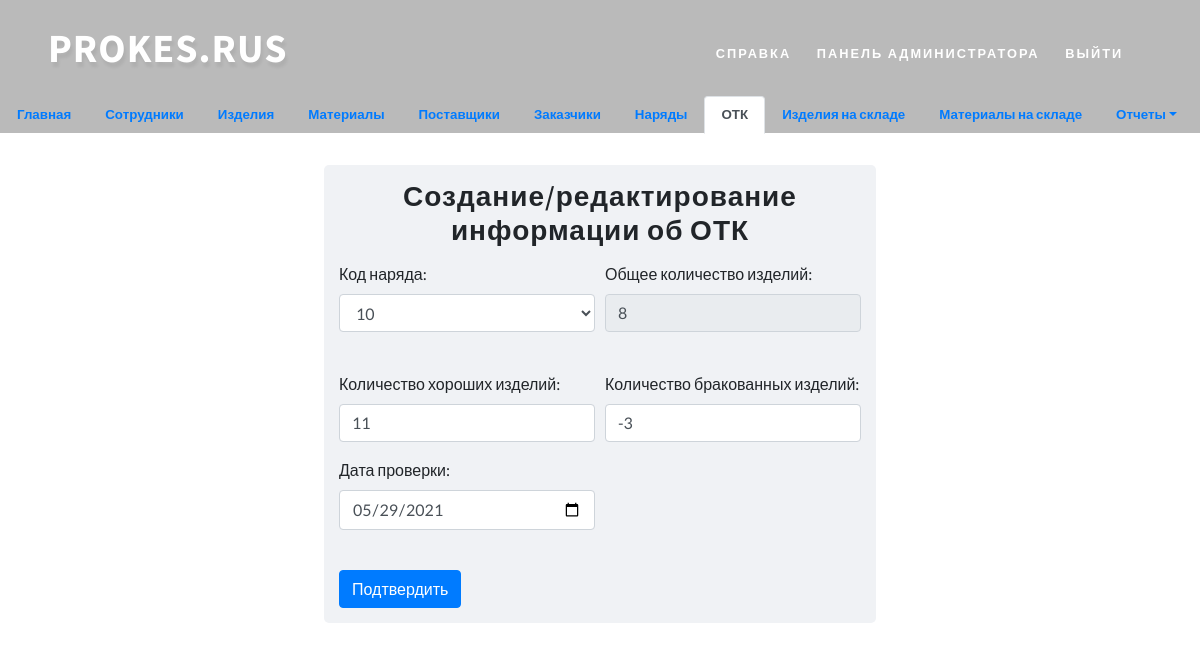
/otk_list/1/update/ (signed in), run on the app's committed database.
### prokes/models.py (models this page shows, shortened)
class OTK(models.Model):
    nariad_code = models.OneToOneField(Nariad, verbose_name='Код наряда', on_delete=models.CASCADE)
    goods_value = models.IntegerField('Количество хороших изделий')
    remote_value = models.IntegerField('Количество бракованных изделий')
    date = models.DateField('Дата проверки')
    class Meta:
        verbose_name = "ОТК"
        verbose_name_plural = 'ОТК'

class Nariad(models.Model):
    code = models.IntegerField('Номер наряда', unique=True)
    worker_code = models.ForeignKey(Workers, verbose_name='Код сотрудника', on_delete=models.SET_NULL, null=True)
    goods_code = models.ForeignKey(Goods, verbose_name='Код изделия', on_delete=models.SET_NULL, null=True)
    material_code = models.ForeignKey(Materials, verbose_name='Код материала', on_delete=models.SET_NULL, null=True)
    goods_value = models.IntegerField('Количество выпущенных изделий')
    date = models.DateField('Дата')
    used_materials = models.FloatField('Расход смеси', default=0)
    def __str__(self):
        return str(self.code)
    class Meta:
        verbose_name = "Наряд"
        verbose_name_plural = 'Наряды'

### prokes/views.py (the view, shortened to what this page needs)
# urls.py: path("otk_list/<int:pk>/update/", login_required(login_url='login')(views.OTKUpdateView), name="otk_update"),
def OTKUpdateView(request, pk):
    otk = OTK.objects.get(id=pk)
    nariad = Nariad.objects.get(code=otk.nariad_code.code)
    form = OTKNewForm(instance=otk)
    form_nariad = NariadNewForm(instance=nariad)
    nariad_list = Nariad.objects.all()
    error = ""
    return render(request, "otk/otk_form/otk_update.html", {"form": form, "error": error, "form_nariad": form_nariad,
                                                            "nariad_list": nariad_list})

### prokes/forms.py
class OTKNewForm(forms.ModelForm):
    class Meta:
        model = OTK
        fields = '__all__'
        widgets = {
            'date': forms.TextInput(attrs={'type': 'date'}),
            'goods_value': forms.TextInput(attrs={'type': 'number', 'id': 'id_goods_value2'})
        }

class NariadNewForm(forms.ModelForm):
    class Meta:
        model = Nariad
        fields = '__all__'
        widgets = {
            'date': forms.TextInput(attrs={'type': 'date'}),
        }

### templates/otk/otk_form/otk_update.html (shortened to what this page needs)
{% extends "otk/base.html" %}
{% block otk %}
<div class="container h-100">
        <div class="row h-100 justify-content-center align-items-center">
            <form method="post" enctype="multipart/form-data" name="create" class="col-6" style="min-width: 320px;background-color: #f0f2f5; border-radius: 5px;">
                <h3 style="text-align: center; margin-top: 15px; margin-bottom: 15px">Создание/редактирование информации об ОТК</h3>
                <div class="form-row">
                    <div class="form-group col-md-6">
                        <label for="id_nariad_code">Код наряда: </label>
                        {{ form.nariad_code }}
                    </div>
                    <div class="form-group col-md-6">
                        <label for="id_nariad_code">Общее количество изделий: </label>
                        {{ form_nariad.goods_value }}
                    </div>
                </div>
                <br>
                <div class="form-row">
                    <div class="form-group col-md-6">
                        <label for="id_goods_value">Количество хороших изделий: </label>
                        {{ form.goods_value }}
                    </div>
                    <div class="form-group col-md-6">
                        <label for="id_remote_value">Количество бракованных изделий: </label>
                        {{ form.remote_value }}
                    </div>
                    <div class="form-group col-md-6">
                        <label for="id_remote_value">Дата проверки: </label>
                        {{ form.date }}
                    </div>
                </div>
                <br>
                <button type="submit" class="btn btn-primary" style="margin-bottom: 15px">Подтвердить</button>
            </form>
        </div>
    </div>
{% endblock otk %}

### static/css/style.css (style rules this page uses)
html, body { margin: 0; font-size: 100%; background: #fff; font-family: 'Lato', sans-serif; scroll-behavior: smooth; }
h1, h2, h3, h4, h5, h6 { margin: 0; letter-spacing: 1px; font-weight: 600; font-family: 'Source Sans Pro', sans-serif; }

### templates/base.html (style rules this page uses)
body, html { margin: 0; padding: 0; height: 100%; width: 100%; }

### data on the page
OTK: nariad_code "10", goods_value "11", remote_value "-3", date "05/29/2021"
Nariad: goods_value "8"
